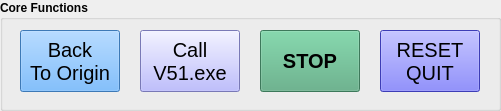
  <widget class="QGroupBox" name="groupBox_10">
   <property name="geometry">
    <rect>
     <x>20</x>
     <y>500</y>
     <width>501</width>
     <height>111</height>
    </rect>
   </property>
   <property name="font">
    <font>
     <weight>75</weight>
     <bold>true</bold>
    </font>
   </property>
   <property name="title">
    <string>Core Functions</string>
   </property>
   <widget class="QPushButton" name="backtoorigin_pushButton">
    <property name="geometry">
     <rect>
      <x>20</x>
      <y>30</y>
      <width>100</width>
      <height>62</height>
     </rect>
    </property>
    <property name="font">
     <font>
      <family>Arial</family>
      <pointsize>15</pointsize>
      <weight>50</weight>
      <bold>false</bold>
      <kerning>true</kerning>
     </font>
    </property>
    <property name="styleSheet">
     <string notr="true">background-color: rgb(85, 170, 255);</string>
    </property>
    <property name="text">
     <string>Back
To Origin</string>
    </property>
   </widget>
   <widget class="QPushButton" name="stop_pushButton">
    <property name="geometry">
     <rect>
      <x>260</x>
      <y>30</y>
      <width>100</width>
      <height>62</height>
     </rect>
    </property>
    <property name="font">
     <font>
      <family>Arial</family>
      <pointsize>15</pointsize>
     </font>
    </property>
    <property name="styleSheet">
     <string notr="true">background-color: rgb(85, 170, 127);</string>
    </property>
    <property name="text">
     <string>STOP</string>
    </property>
   </widget>
   <widget class="QPushButton" name="resetq_pushButton">
    <property name="geometry">
     <rect>
      <x>380</x>
      <y>30</y>
      <width>100</width>
      <height>62</height>
     </rect>
    </property>
    <property name="font">
     <font>
      <family>Arial</family>
      <pointsize>15</pointsize>
      <weight>50</weight>
      <bold>false</bold>
      <kerning>true</kerning>
     </font>
    </property>
    <property name="whatsThis">
     <string>back to origin then quit</string>
    </property>
    <property name="styleSheet">
     <string notr="true">background-color: rgb(85, 85, 255);</string>
    </property>
    <property name="text">
     <string>RESET
QUIT</string>
    </property>
   </widget>
   <widget class="QPushButton" name="call_v51exe_pushButton">
    <property name="geometry">
     <rect>
      <x>140</x>
      <y>30</y>
      <width>100</width>
      <height>62</height>
     </rect>
    </property>
    <property name="font">
     <font>
      <pointsize>15</pointsize>
      <weight>50</weight>
      <bold>false</bold>
     </font>
    </property>
    <property name="styleSheet">
     <string notr="true">background-color: rgb(170, 170, 255);</string>
    </property>
    <property name="text">
     <string>Call
V51.exe</string>
    </property>
   </widget>
  </widget>
